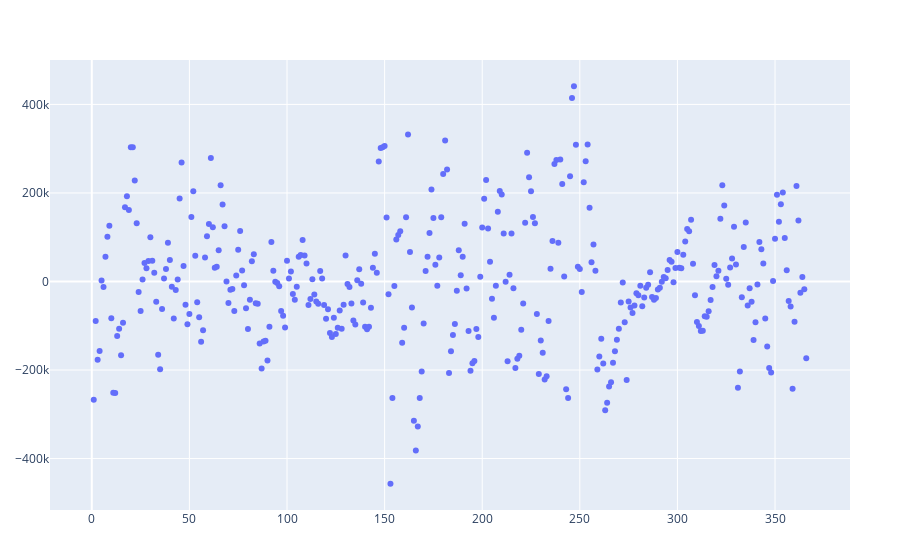

Here is the notebook cell this chart was saved with:
### Code cell
β4 = m4\y
resid4 = y - m4*β4;
PlotlyJS.plot(x, resid4, kind="scatter", mode="markers", label="Residuals 4", xticks = 0:19:366)

### Figure 1 — Plotly figure (JSON) as saved in the notebook; plotly's stock layout.template omitted (floating-point values rounded to 4 significant figures; data arrays with more than 128 entries replaced by an {"elided": "..."} marker saying what was removed)
{"data": [{"label": "Residuals 4", "mode": "markers", "type": "scatter", "x": {"elided": "366 int values"}, "xticks": [0, 19, 38, 57, 76, 95, 114, 133, 152, 171, 190, 209, 228, 247, 266, 285, 304, 323, 342, 361], "y": {"elided": "366 float values"}}], "layout": {"margin": {"b": 50, "l": 50, "r": 50, "t": 60}}}
